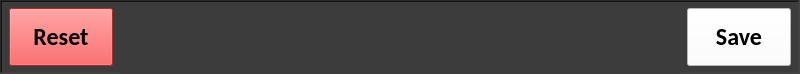
     <widget class="QFrame" name="footer">
      <property name="minimumSize">
       <size>
        <width>800</width>
        <height>74</height>
       </size>
      </property>
      <property name="maximumSize">
       <size>
        <width>800</width>
        <height>74</height>
       </size>
      </property>
      <property name="styleSheet">
       <string notr="true">QFrame {
	background-color: #3C3C3C;
}</string>
      </property>
      <property name="frameShape">
       <enum>QFrame::WinPanel</enum>
      </property>
      <property name="frameShadow">
       <enum>QFrame::Sunken</enum>
      </property>
      <layout class="QHBoxLayout" name="horizontalLayout_2">
       <property name="spacing">
        <number>0</number>
       </property>
       <property name="leftMargin">
        <number>0</number>
       </property>
       <property name="topMargin">
        <number>0</number>
       </property>
       <property name="rightMargin">
        <number>0</number>
       </property>
       <property name="bottomMargin">
        <number>0</number>
       </property>
       <item alignment="Qt::AlignHCenter|Qt::AlignVCenter">
        <widget class="QPushButton" name="reset_btn">
         <property name="minimumSize">
          <size>
           <width>104</width>
           <height>58</height>
          </size>
         </property>
         <property name="maximumSize">
          <size>
           <width>104</width>
           <height>58</height>
          </size>
         </property>
         <property name="font">
          <font>
           <family>Calibri</family>
           <pointsize>18</pointsize>
           <weight>75</weight>
           <bold>true</bold>
          </font>
         </property>
         <property name="cursor">
          <cursorShape>PointingHandCursor</cursorShape>
         </property>
         <property name="autoFillBackground">
          <bool>false</bool>
         </property>
         <property name="styleSheet">
          <string notr="true">QPushButton {
	background-color: #F33A3A;
}</string>
         </property>
         <property name="text">
          <string>Reset</string>
         </property>
         <property name="iconSize">
          <size>
           <width>16</width>
           <height>16</height>
          </size>
         </property>
        </widget>
       </item>
       <item alignment="Qt::AlignVCenter">
        <widget class="QLabel" name="alert_msg_label">
         <property name="minimumSize">
          <size>
           <width>560</width>
           <height>72</height>
          </size>
         </property>
         <property name="maximumSize">
          <size>
           <width>560</width>
           <height>72</height>
          </size>
         </property>
         <property name="font">
          <font>
           <pointsize>18</pointsize>
          </font>
         </property>
         <property name="text">
          <string/>
         </property>
         <property name="alignment">
          <set>Qt::AlignCenter</set>
         </property>
         <property name="wordWrap">
          <bool>false</bool>
         </property>
        </widget>
       </item>
       <item alignment="Qt::AlignHCenter|Qt::AlignVCenter">
        <widget class="QPushButton" name="save_btn">
         <property name="minimumSize">
          <size>
           <width>104</width>
           <height>58</height>
          </size>
         </property>
         <property name="maximumSize">
          <size>
           <width>104</width>
           <height>16777215</height>
          </size>
         </property>
         <property name="font">
          <font>
           <family>Calibri</family>
           <pointsize>18</pointsize>
           <weight>75</weight>
           <bold>true</bold>
          </font>
         </property>
         <property name="cursor">
          <cursorShape>PointingHandCursor</cursorShape>
         </property>
         <property name="styleSheet">
          <string notr="true">QPushButton {
	background-color: #FFFFFF;
}</string>
         </property>
         <property name="text">
          <string>Save</string>
         </property>
         <property name="autoDefault">
          <bool>false</bool>
         </property>
         <property name="default">
          <bool>false</bool>
         </property>
         <property name="flat">
          <bool>false</bool>
         </property>
        </widget>
       </item>
      </layout>
     </widget>
